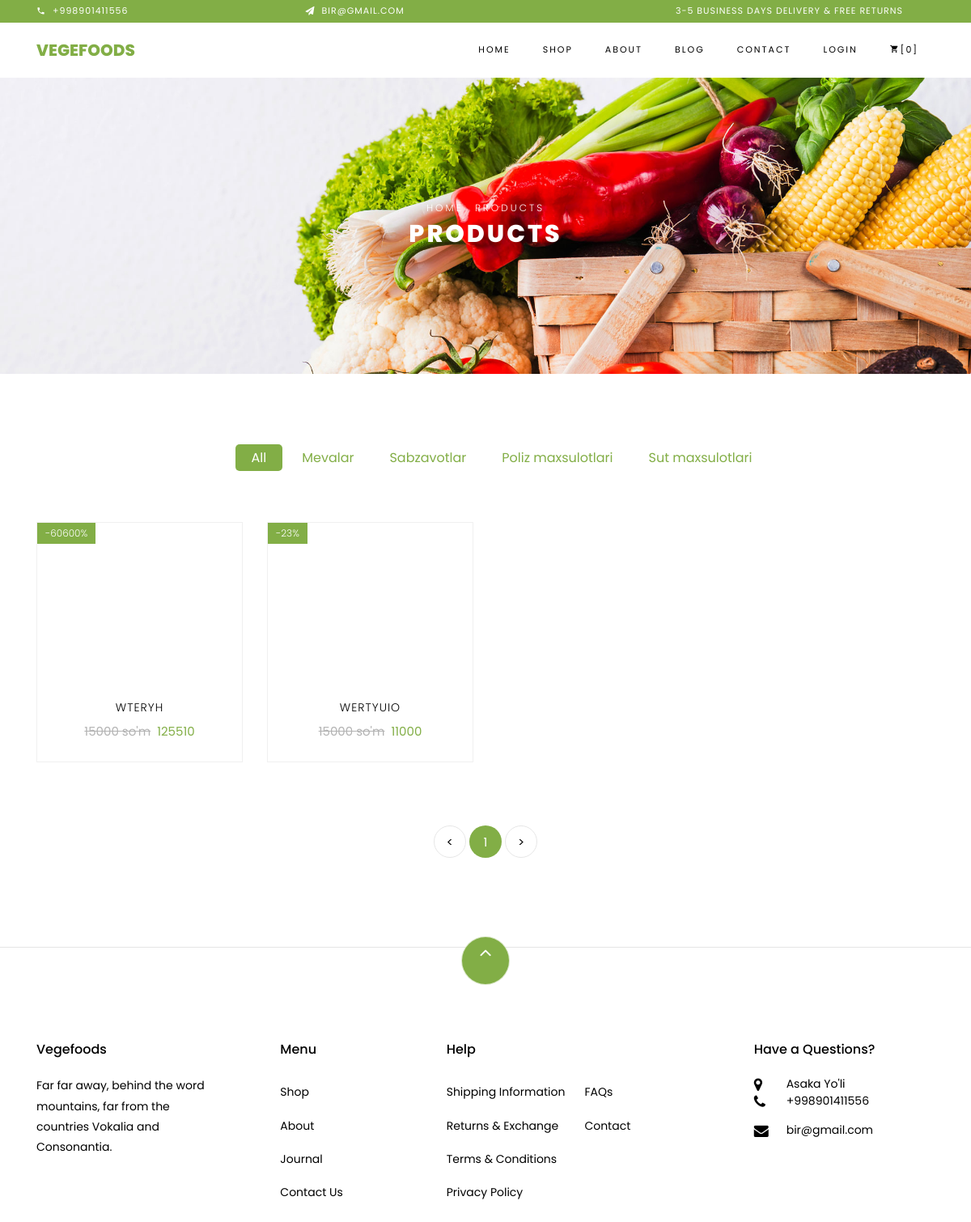
The app's page /shop/ with its own data.
### main/models.py (models this page shows, shortened)
class Info(models.Model):
    address = models.CharField(max_length=255)
    phone_number = models.CharField(max_length=15)
    email = models.CharField(max_length=255)
    website = models.CharField(max_length=200)

class Category(models.Model):
    images = models.ImageField(upload_to='category_images')
    name = models.CharField(max_length=100)

class Product(models.Model):
    image = models.ImageField(upload_to='product_image')
    title = models.CharField(max_length=100)
    price = models.IntegerField(default=0)
    category = models.ForeignKey(to=Category, on_delete=models.CASCADE)
    info = models.TextField()
    discount = models.IntegerField(null=True, blank=True)
    discount_price = models.IntegerField(null=True, blank=True)

### main/views.py (the view)
# urls.py: path('shop/', shop_view, name='shop_url'),
def shop_view(request):
    categories = Category.objects.all()
    category = request.GET.get('category')
    if request.user.is_authenticated:
        user = request.user
        basket = Basket.objects.filter(user_id=user.id).count()
    else:
        basket = 0
    if category:
        products = Product.objects.filter(category__name=category)
    else:
        products = Product.objects.all()
    paginator = Paginator(products, 8)
    page_number = request.GET.get('page')
    page_obj = paginator.get_page(page_number)
    context = {
        'categories': categories,
        'products': page_obj,
        'selected_category': category,
        'basket': basket,
        'contact': Info.objects.last()
    }
    return render(request, 'shop.html', context)

### template/shop.html (shortened to what this page needs)
{% extends 'base.html' %}
{% block content %}
{% load static %}
    <div class="hero-wrap hero-bread" style="background-image: url({% static 'images/bg_1.jpg' %});">
      <div class="container">
        <div class="row no-gutters slider-text align-items-center justify-content-center">
          <div class="col-md-9 ftco-animate text-center">
          	<p class="breadcrumbs"><span class="mr-2"><a href="{% url 'index_url' %}">Home</a></span> <span>Products</span></p>
            <h1 class="mb-0 bread">Products</h1>
          </div>
        </div>
      </div>
    </div>
<section class="ftco-section">
    <div class="container">
        <div class="row justify-content-center">
            <div class="col-md-10 mb-5 text-center">
                <ul class="product-category">
                    <li><a href="?category=" {% if not selected_category %} class="active" {% endif %}>All</a></li>
                    {% for cat in categories %}
                        <li><a href="?category={{ cat.name }}" {% if cat.name == selected_category %} class="active" {% endif %}>{{ cat.name }}</a></li>
                    {% endfor %}
                </ul>
            </div>
        </div>
        <div class="row">
            {% for i in products %}
            <div class="col-md-6 col-lg-3 ftco-animate">
                <div class="product">
                    <a href="{% url 'product_single_url' i.id %}" class="img-prod"><img class="img-fluid" src="{{i.image.url}}" alt="Colorlib Template">
                        {% if i.discount %}
                        <span class="status">-{{i.discount}}%</span>
                        {% else %}
                        <div class="overlay"></div>
                        {% endif %}
                    </a>
                    <div class="text py-3 pb-4 px-3 text-center">
                        <h3><a href="{% url 'product_single_url' i.id %}">{{i.title}}</a></h3>
                        <div class="d-flex">
                            <div class="pricing">
                                {% if i.discount %}
                                <p class="price"><span class="mr-2 price-dc">{{i.price}} so'm</span><span class="price-sale">{{i.discount_price}}</span></p>
                                {% else %}
                                <p class="price"><span>{{i.price}}</span></p>
                                {% endif %}
                            </div>
                        </div>
                    </div>
                </div>
            </div>
            {% endfor %}
        </div>
        <div class="row mt-5">
            <div class="col text-center">
                <div class="block-27">
                    <ul>
                        {% if products.has_previous %}
                        <li><a href="?page={{ products.previous_page_number }}">&lt;</a></li>
                        {% else %}
                        <li class="disabled"><span>&lt;</span></li>
                        {% endif %}
                        {% for num in products.paginator.page_range %}
                        {% if products.number == num %}
                        <li class="active"><span>{{ num }}</span></li>
                        {% else %}
                        <li><a href="?page={{ num }}">{{ num }}</a></li>
                        {% endif %}
                        {% endfor %}
                        {% if products.has_next %}
                        <li><a href="?page={{ products.next_page_number }}">&gt;</a></li>
                        {% else %}
                        <li class="disabled"><span>&gt;</span></li>
                        {% endif %}
                    </ul>
                </div>
            </div>
        </div>
    </div>
</section>
{% endblock %}

### template/base.html (shortened to what this page needs)
{% load static %}
<!DOCTYPE html>
<html lang="en">
  <head>
    <link rel="stylesheet" href="{% static 'css/open-iconic-bootstrap.min.css' %}">
    <link rel="stylesheet" href="{% static 'css/animate.css' %}">
    <link rel="stylesheet" href="{% static 'css/owl.carousel.min.css' %}">
    <link rel="stylesheet" href="{% static 'css/owl.theme.default.min.css' %}">
    <link rel="stylesheet" href="{% static 'css/magnific-popup.css' %}">
    <link rel="stylesheet" href="{% static 'css/aos.css' %}">
    <link rel="stylesheet" href="{% static 'css/ionicons.min.css' %}">
    <link rel="stylesheet" href="{% static 'css/bootstrap-datepicker.css' %}">
    <link rel="stylesheet" href="{% static 'css/jquery.timepicker.css' %}">
    <link rel="stylesheet" href="{% static 'css/flaticon.css' %}">
    <link rel="stylesheet" href="{% static 'css/icomoon.css' %}">
    <link rel="stylesheet" href="{% static 'css/style.css' %}">
  </head>
  <body class="goto-here">
		<div class="py-1 bg-primary">
    	<div class="container">
    		<div class="row no-gutters d-flex align-items-start align-items-center px-md-0">
	    		<div class="col-lg-12 d-block">
		    		<div class="row d-flex">
		    			<div class="col-md pr-4 d-flex topper align-items-center">
					    	<div class="icon mr-2 d-flex justify-content-center align-items-center"><span class="icon-phone2"></span></div>
						    <span class="text">{{contact.phone_number}}</span>
					    </div>
					    <div class="col-md pr-4 d-flex topper align-items-center">
					    	<div class="icon mr-2 d-flex justify-content-center align-items-center"><span class="icon-paper-plane"></span></div>
						    <span class="text">{{contact.email}}</span>
					    </div>
					    <div class="col-md-5 pr-4 d-flex topper align-items-center text-lg-right">
						    <span class="text">3-5 Business days delivery &amp; Free Returns</span>
					    </div>
				    </div>
			    </div>
		    </div>
		  </div>
    </div>
    <nav class="navbar navbar-expand-lg navbar-dark ftco_navbar bg-dark ftco-navbar-light" id="ftco-navbar">
	    <div class="container">
	      <a class="navbar-brand" href="{% url 'index_url'  %}">Vegefoods</a>
	      <div class="collapse navbar-collapse" id="ftco-nav">
	        <ul class="navbar-nav ml-auto">
	          <li class="nav-item active"><a href="{% url 'index_url' %}" class="nav-link">Home</a></li>
	          <li class="nav-item"><a href="{% url 'shop_url' %}" class="nav-link">Shop</a></li>
	          <li class="nav-item"><a href="{% url 'about_url' %}" class="nav-link">About</a></li>
	          <li class="nav-item"><a href="{% url 'blog_url' %}" class="nav-link">Blog</a></li>
	          <li class="nav-item"><a href="{% url 'contact_url' %}" class="nav-link">Contact</a></li>
                {% if user.is_authenticated %}
                <li class="nav-item"><a href="{% url 'account_url' %}" class="nav-link">Account</a></li>
	          <li class="nav-item cta cta-colored"><a href="{% url 'cart_url' %}" class="nav-link"><span class="icon-shopping_cart"></span>[{{basket}}]</a></li>
                {% else %}
                <li class="nav-item"><a href="{% url 'login_url' %}" class="nav-link">Login</a></li>
	          <li class="nav-item cta cta-colored"><a href="{% url 'cart_url' %}" class="nav-link"><span class="icon-shopping_cart"></span>[0]</a></li>
                {% endif %}
	        </ul>
	      </div>
	    </div>
	  </nav>
{% block content %}
{% endblock %}
    <footer class="ftco-footer ftco-section">
      <div class="container">
      	<div class="row">
      		<div class="mouse">
						<a href="#" class="mouse-icon">
							<div class="mouse-wheel"><span class="ion-ios-arrow-up"></span></div>
						</a>
					</div>
      	</div>
        <div class="row mb-5">
          <div class="col-md">
            <div class="ftco-footer-widget mb-4">
              <h2 class="ftco-heading-2">Vegefoods</h2>
              <p>Far far away, behind the word mountains, far from the countries Vokalia and Consonantia.</p>
            </div>
          </div>
          <div class="col-md">
            <div class="ftco-footer-widget mb-4 ml-md-5">
              <h2 class="ftco-heading-2">Menu</h2>
              <ul class="list-unstyled">
                <li><a href="#" class="py-2 d-block">Shop</a></li>
                <li><a href="#" class="py-2 d-block">About</a></li>
                <li><a href="#" class="py-2 d-block">Journal</a></li>
                <li><a href="#" class="py-2 d-block">Contact Us</a></li>
              </ul>
            </div>
          </div>
          <div class="col-md-4">
             <div class="ftco-footer-widget mb-4">
              <h2 class="ftco-heading-2">Help</h2>
              <div class="d-flex">
	              <ul class="list-unstyled mr-l-5 pr-l-3 mr-4">
	                <li><a href="#" class="py-2 d-block">Shipping Information</a></li>
	                <li><a href="#" class="py-2 d-block">Returns &amp; Exchange</a></li>
	                <li><a href="#" class="py-2 d-block">Terms &amp; Conditions</a></li>
	                <li><a href="#" class="py-2 d-block">Privacy Policy</a></li>
	              </ul>
	              <ul class="list-unstyled">
	                <li><a href="#" class="py-2 d-block">FAQs</a></li>
	                <li><a href="#" class="py-2 d-block">Contact</a></li>
	              </ul>
	            </div>
            </div>
          </div>
          <div class="col-md">
            <div class="ftco-footer-widget mb-4">
            	<h2 class="ftco-heading-2">Have a Questions?</h2>
            	<div class="block-23 mb-3">
	              <ul>
	                <li><span class="icon icon-map-marker"></span><span class="text">{{contact.address}}</span></li>
	                <li><a href="#"><span class="icon icon-phone"></span><span class="text">{{contact.phone_number}}</span></a></li>
	                <li><a href="#"><span class="icon icon-envelope"></span><span class="text">{{contact.email}}</span></a></li>
	              </ul>
	            </div>
            </div>
          </div>
        </div>
      </div>
    </footer>
  </body>
</html>

### static/css/icomoon.css (style rules this page uses)
[class^="icon-"], [class*=" icon-"] { font-family: 'icomoon' !important; speak: none; font-style: normal; font-weight: normal; font-variant: normal; text-transform: none; line-height: 1; -webkit-font-smoothing: antialiased; -moz-osx-font-smoothing: grayscale; }
.icon-map-marker:before { content: "\f041"; }
.icon-phone:before { content: "\f095"; }
.icon-envelope:before { content: "\f0e0"; }
.icon-paper-plane:before { content: "\f1d8"; }
.icon-phone2:before { content: "\e0cd"; }
.icon-shopping_cart:before { content: "\e8cc"; }

### records on screen
Info: phone_number "+998901411556", email "BIR@GMAIL.COM", address "Asaka Yo'li", email "bir@gmail.com"
Category: name "Mevalar"
Category: name "Sabzavotlar"
Category: name "Poliz maxsulotlari"
Category: name "Sut maxsulotlari"
Product: discount "60600", title "WTERYH", price "15000", discount_price "125510"
Product: discount "23", title "WERTYUIO", price "15000", discount_price "11000"

### other values on screen
{{ num }} "1"
